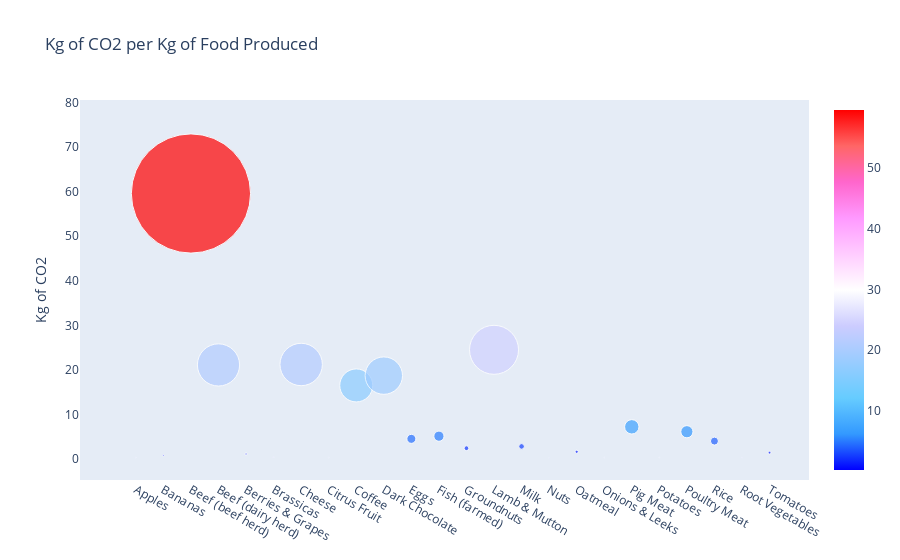

The cell this chart's notebook holds for it:
### Code cell
chart_df= food_df.groupby("Food product")['Total_emissions'].sum().reset_index()
trace = go.Scatter(
    y = chart_df.Total_emissions,
    x = chart_df["Food product"],
    mode='markers',
    marker=dict(
        sizemode = 'diameter',
        sizeref = 1,
        size = chart_df.Total_emissions*2,
        color = chart_df.Total_emissions,
        colorscale='Picnic',
        showscale=True
    )
)
data = [trace]

layout= go.Layout(
    autosize= True,
    title= 'Kg of CO2 per Kg of Food Produced',
    hovermode= 'closest',
     xaxis= dict(
         ticklen= 5,
         showgrid=False,
        zeroline=False,
        showline=False
     ),
    yaxis=dict(
        title= 'Kg of CO2',
        showgrid=False,
        zeroline=False,
        ticklen= 5,
        gridwidth= 2
    ),
    showlegend= False
)
fig = go.Figure(data=data, layout=layout)
plt.savefig('Kg of CO2 per Kg of Food Produced_race.png')
py.iplot(fig,filename='scatterplot')

### Figure 1 — Plotly figure (JSON) as saved in the notebook; plotly's stock layout.template omitted (floating-point values rounded to 4 significant figures)
{"data": [{"marker": {"color": [0.3, 0.8, 59.6, 21.1, 1.1, 0.4, 21.2, 0.3, 16.5, 18.7, 4.5, 5.1, 2.4, 24.5, 2.8, 0.2, 1.6, 0.3, 7.2, 0.3, 6.1, 4, 0.3, 1.4], "colorscale": [[0, "rgb(0,0,255)"], [0.1, "rgb(51,153,255)"], [0.2, "rgb(102,204,255)"], [0.3, "rgb(153,204,255)"], [0.4, "rgb(204,204,255)"], [0.5, "rgb(255,255,255)"], [0.6, "rgb(255,204,255)"], [0.7, "rgb(255,153,255)"], [0.8, "rgb(255,102,204)"], [0.9, "rgb(255,102,102)"], [1, "rgb(255,0,0)"]], "showscale": true, "size": [0.6, 1.6, 119.2, 42.2, 2.2, 0.8, 42.4, 0.6, 33.0, 37.4, 9, 10.2, 4.8, 49, 5.6, 0.4, 3.2, 0.6, 14.4, 0.6, 12.2, 8, 0.6, 2.8], "sizemode": "diameter", "sizeref": 1}, "mode": "markers", "type": "scatter", "x": ["Apples", "Bananas", "Beef (beef herd)", "Beef (dairy herd)", "Berries & Grapes", "Brassicas", "Cheese", "Citrus Fruit", "Coffee", "Dark Chocolate", "Eggs", "Fish (farmed)", "Groundnuts", "Lamb & Mutton", "Milk", "Nuts", "Oatmeal", "Onions & Leeks", "Pig Meat", "Potatoes", "Poultry Meat", "Rice", "Root Vegetables", "Tomatoes"], "y": [0.3, 0.8, 59.6, 21.1, 1.1, 0.4, 21.2, 0.3, 16.5, 18.7, 4.5, 5.1, 2.4, 24.5, 2.8, 0.2, 1.6, 0.3, 7.2, 0.3, 6.1, 4, 0.3, 1.4]}], "layout": {"autosize": true, "hovermode": "closest", "showlegend": false, "title": {"text": "Kg of CO2 per Kg of Food Produced"}, "xaxis": {"showgrid": false, "showline": false, "ticklen": 5, "zeroline": false}, "yaxis": {"gridwidth": 2, "showgrid": false, "ticklen": 5, "title": {"text": "Kg of CO2"}, "zeroline": false}}}
